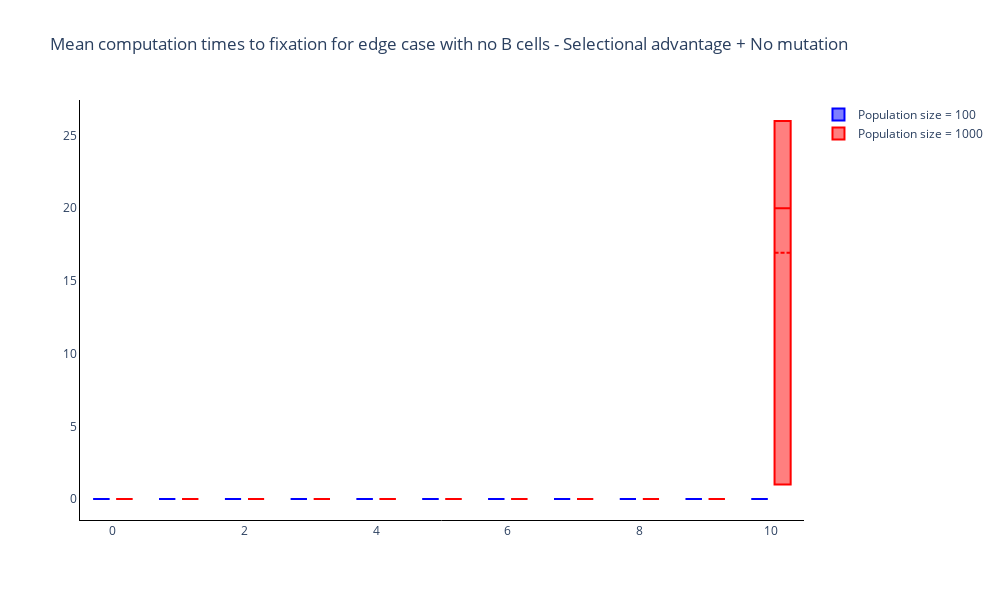

Notebook code for this chart:
### Markdown cell above
### Boxplot of times to fixation for different population sizes and selective advatantages

### Code cell
# Trace names - represent the transition probabilities used for the simulation
trace_name = ['Population size = {}'.format(N) for N in small_N]

fig = go.Figure()

# Add traces of the transition probabilities
for n, _ in enumerate(small_N):
    fig.add_trace(
        go.Box(
            mean=np.mean(computation_time[:, :, n], axis=0),
            median=np.quantile(computation_time[:, :, n], 0.5, axis=0),
            q1=np.quantile(computation_time[:, :, n], 0.025, axis=0),
            q3=np.quantile(computation_time[:, :, n], 0.975, axis=0),
            name = trace_name[n],
            marker_color = colours[n]
        )
    )

fig.update_layout(
    boxmode='group',
    title='Mean computation times to fixation for edge case with no B cells - selective advantage + No mutation',
    width=1000, 
    height=600,
    plot_bgcolor='white',
    xaxis=dict(linecolor='black'),
    yaxis=dict(linecolor='black'),
)

### Figure 1 — Plotly figure (JSON) as saved in the notebook; plotly's stock layout.template omitted (floating-point values rounded to 4 significant figures)
{"data": [{"marker": {"color": "blue"}, "mean": [0, 0, 0, 0, 0, 0, 0, 0, 0, 0, 0], "median": [0, 0, 0, 0, 0, 0, 0, 0, 0, 0, 0], "name": "Population size = 100", "q1": [0, 0, 0, 0, 0, 0, 0, 0, 0, 0, 0], "q3": [0, 0, 0, 0, 0, 0, 0, 0, 0, 0, 0], "type": "box"}, {"marker": {"color": "red"}, "mean": [0, 0, 0, 0, 0, 0, 0, 0, 0, 0, 16.94], "median": [0, 0, 0, 0, 0, 0, 0, 0, 0, 0, 20], "name": "Population size = 1000", "q1": [0, 0, 0, 0, 0, 0, 0, 0, 0, 0, 1], "q3": [0, 0, 0, 0, 0, 0, 0, 0, 0, 0, 26], "type": "box"}], "layout": {"boxmode": "group", "height": 600, "plot_bgcolor": "white", "title": {"text": "Mean computation times to fixation for edge case with no B cells - Selectional advantage + No mutation"}, "width": 1000, "xaxis": {"linecolor": "black"}, "yaxis": {"linecolor": "black"}}}
